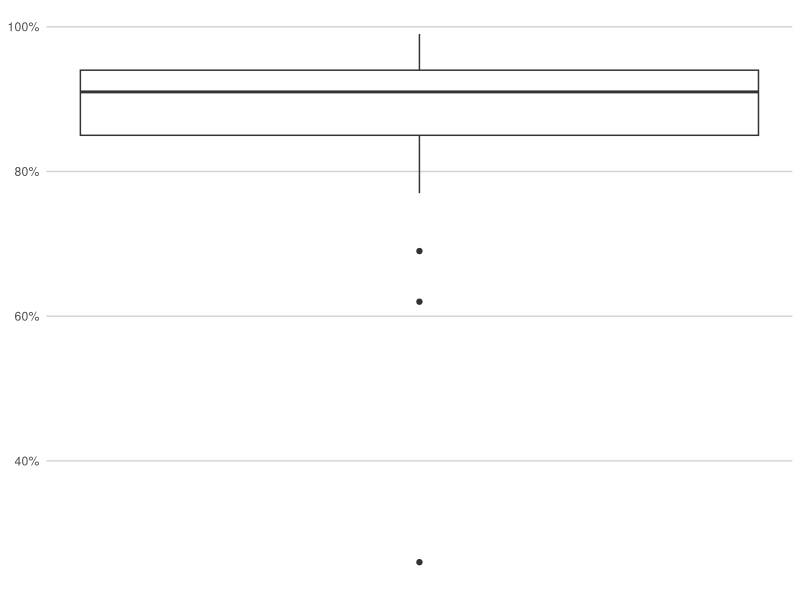
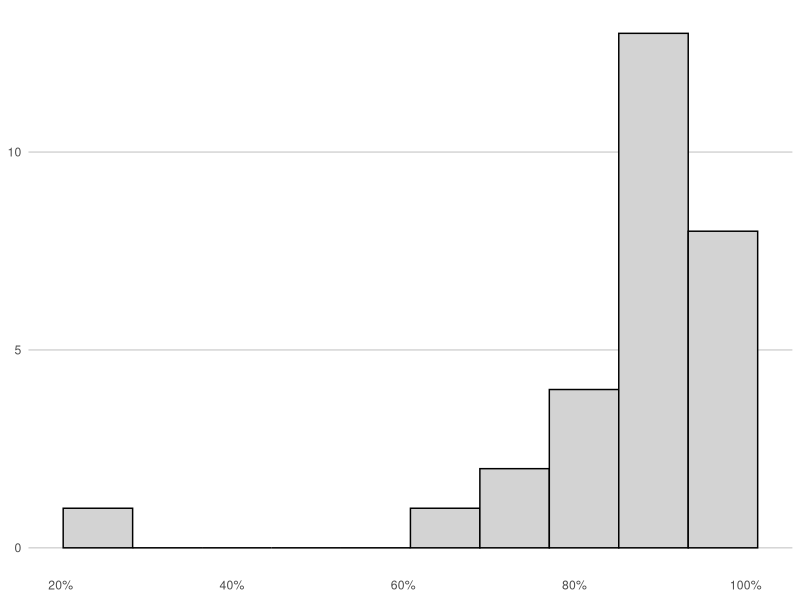

Source code (R) for these figures, in order:
tdat <- c(0.92, 0.79, 0.87, 0.87, 0.87, 0.99, 0.97, 0.77, 0.86, 0.90, 0.93, 
          0.97, 0.98, 0.92, 0.91, 0.93, 0.94, 0.97, 0.69, 0.62, 0.85, 0.96, 
          0.92, 0.91, 0.26, 0.85, 0.93, 0.96, 0.82)

summary(tdat)
sd(tdat)

library(ggplot2)
library(scales)

tdat <- data.frame(score = tdat)

ggplot(tdat, aes(x = score)) + 
    geom_boxplot() +
    scale_x_continuous(labels = percent_format()) +
    coord_flip() + 
    theme(axis.title = element_blank(),
          axis.text.x = element_blank(),
          axis.ticks = element_blank(),
          panel.background = element_blank(),
          panel.grid.major.y = element_line(color = "light gray"),
          panel.grid.major.x = element_blank())

ggplot(tdat, aes(x = score)) + 
    geom_histogram(bins = 10, fill = "light gray", color = "black") +
    scale_x_continuous(labels = percent_format()) +
    theme(axis.title = element_blank(),
          axis.ticks = element_blank(),
          panel.background = element_blank(),
          panel.grid.major.y = element_line(color = "light gray"),
          panel.grid.major.x = element_blank())
